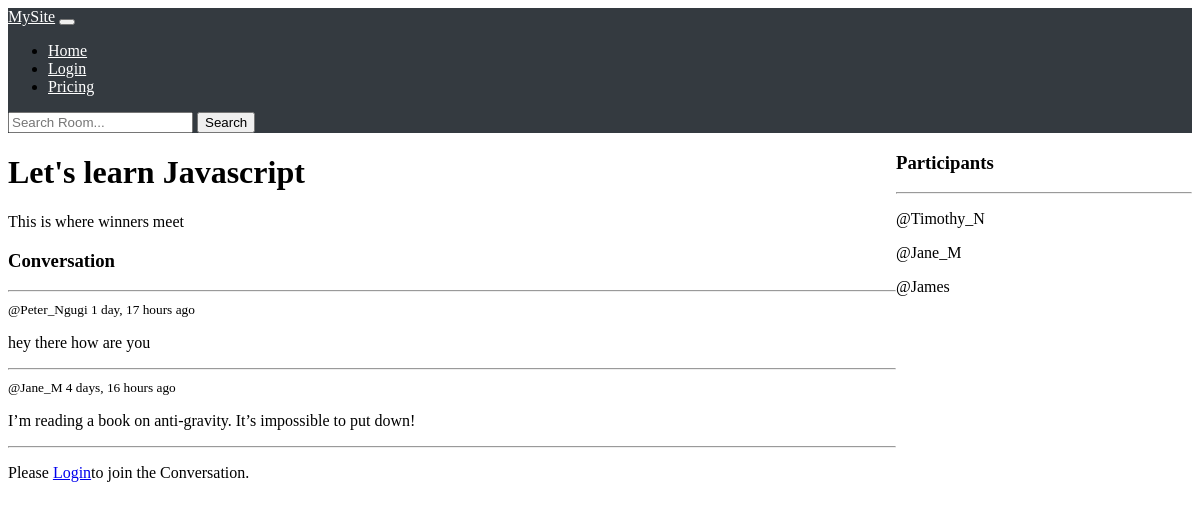
The page /room/1/ on the database its author committed.
### base/models.py (models this page shows, shortened)
class Room(models.Model):
    host = models.ForeignKey(User, on_delete=models.SET_NULL, null=True)
    topic = models.ForeignKey(Topic, on_delete=models.SET_NULL, null=True)
    name = models.CharField(max_length=150)
    description = models.TextField(null=True, blank=True)
    participants = models.ManyToManyField(User, related_name='participants', blank=True)
    updated = models.DateField(auto_now=True)
    created = models.DateTimeField(auto_now_add=True)
    class Meta:
        ordering = ['-updated', '-created']

class Message(models.Model):
    user = models.ForeignKey(User, on_delete=models.CASCADE)
    room = models.ForeignKey(Room, on_delete=models.CASCADE)
    body = models.TextField()
    updated = models.DateField(auto_now=True)
    created = models.DateTimeField(auto_now_add=True)
    class Meta:
        ordering = ['-updated', '-created']

### base/views.py (the view, shortened to what this page needs)
# urls.py: path('room/<int:pw>/', views.room, name="room"),
def room(request, pw):
    room = Room.objects.get(id=pw)
    participants = room.participants.all()
    room_messages = room.message_set.all()
    context = {'room': room, 'room_messages': room_messages, 'participants':participants}
    return render(request, 'base/room.html', context)

### base/templates/base/room.html (shortened to what this page needs)
{% extends 'main.html'%}
{% block content %}
<div class="room-container">
    <div>
        <h1>{{ room.name }}</h1>
        <p>{{ room.description }}</p>
        <div class="comment-wrapper">
            <h3>Conversation</h3>
            <hr>
            {% for message in room_messages %}
                <div>
                    <small>@{{message.user}} {{message.created|timesince}} ago</small>
                    <p>{{message.body}}</p>
                    <hr>
                </div>
            {% endfor %}
            {% if request.user.is_authenticated %}
            <div class="comment-form">
                <form method="POST" action="">
                    {% csrf_token %}
                    <input type="text" name="body" placeholder="Write your message here..." required>
                    <button type="submit">Send</button>
                </form>
            </div>
            {% else %}
            <p>Please <a href="{% url 'login' %}">Login</a>to join the Conversation.</p>
            {% endif %}
        </div>
    </div>
    <div>
        <h3>Participants</h3>
        <hr>
        {% for user in participants %}
            <div>
                <P>@{{ user.username }}</P>
            </div>
        {% endfor %}
    </div>
</div>
{% endblock content%}

### static/css_styles/main.css (style rules this page uses)
body { background-color: #fff; }

### base/templates/base/room.html (style rules this page uses)
.room-container { display: grid; grid-template-columns: 3fr 1fr; }

### rows shown on the page
Room: name "Let's learn Javascript", description "This is where winners meet"
Message: user "Peter_Ngugi", created "1 day, 17 hours", body "hey there how are you"
Message: user "Jane_M", created "4 days, 16 hours", body "I’m reading a book on anti-gravity. It’s impossible to put down!"

### other values the page prints
{{ user.username }} "Timothy_N"
{{ user.username }} "Jane_M"
{{ user.username }} "James"
